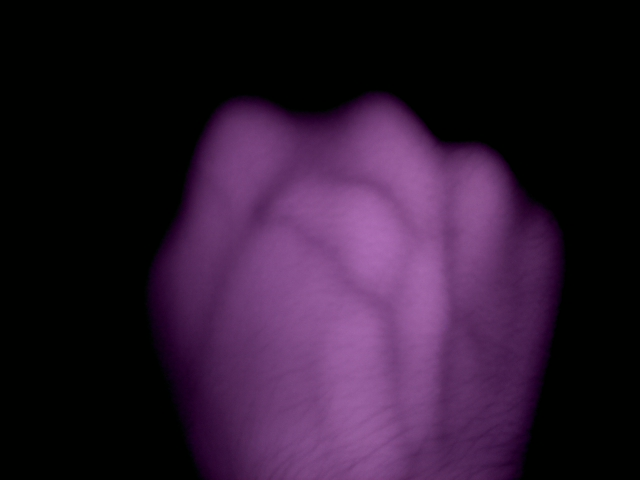
#> input picture 113R3.jpg, 640 x 480 px, given in place of the camera
$ python ueye.py
#> lines starting #> are read from the running program, lines starting #| are printed output that depends on the picture; after the words box and inside, x2 and y2 are one past the last pixel; in counts of white or black regions, pixels touching at a corner belong together
import cv2
import numpy as np
import os
import uuid


cap = cv2.VideoCapture(1)
cap.set(3,1280)
cap.set(4,1024)
cap.set(3, 4)

IMAGE_PATH='E:/BOA/data'
labels=[""]

img_counter = 0


while True:
    ret, frame = cap.read()
#> frame is the input picture: shape (480, 640, 3); mean B, G, R 46.9, 24, 44.4
    roi=frame[:1080,0:1920]
    resize = cv2.resize(frame, (1080,1920))
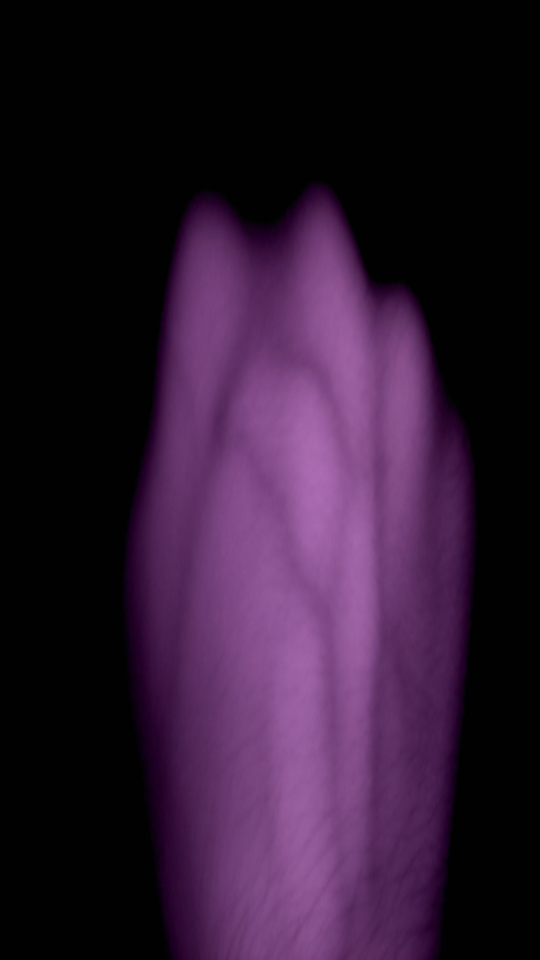
#> resize: shape (1920, 1080, 3) (shown at 1/2 size); mean B, G, R 46.8, 24, 44.3

    gray=cv2.cvtColor(frame,cv2.COLOR_BGR2GRAY)
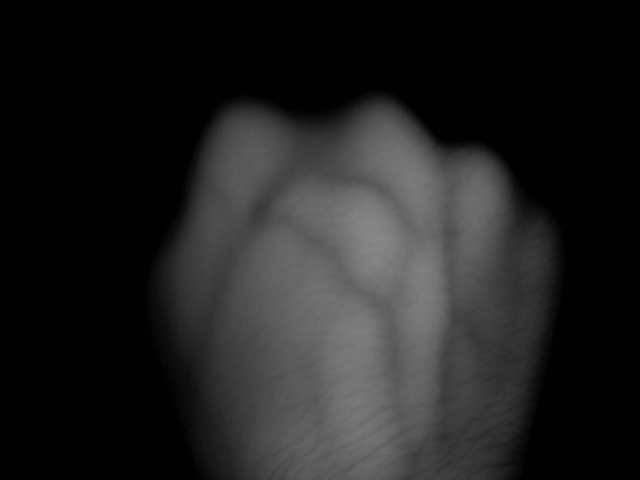
#> gray: shape (480, 640); min 0, max 136, mean 33
    adjusted = cv2.convertScaleAbs(gray, alpha=1, beta=11)
    fil = cv2.bilateralFilter(adjusted, 5, 50, 55)
    blur = cv2.medianBlur(fil, 11)
    img_Th = cv2.adaptiveThreshold(blur, 255, cv2.ADAPTIVE_THRESH_GAUSSIAN_C, cv2.THRESH_BINARY_INV, 33, 1)
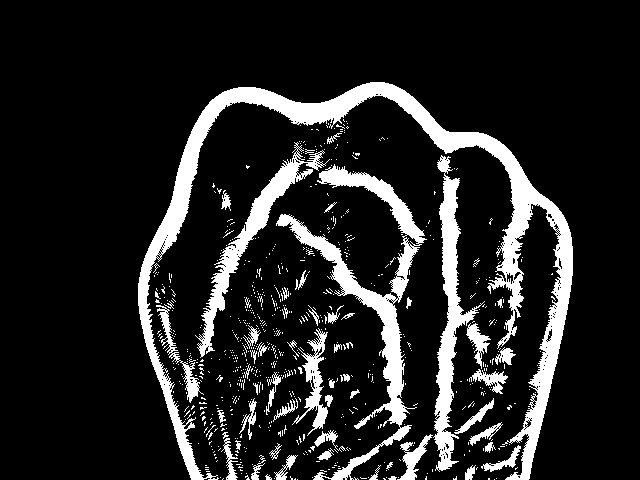
#> img_Th: shape (480, 640); 13.9% white; 716 white regions (658 under 20 px), largest, box (x1, y1, x2, y2) and area: (138, 82, 573, 480) 17988, (276, 164, 427, 480) 7372, (433, 155, 485, 472) 4477
    blur2 = cv2.medianBlur(img_Th, 13)
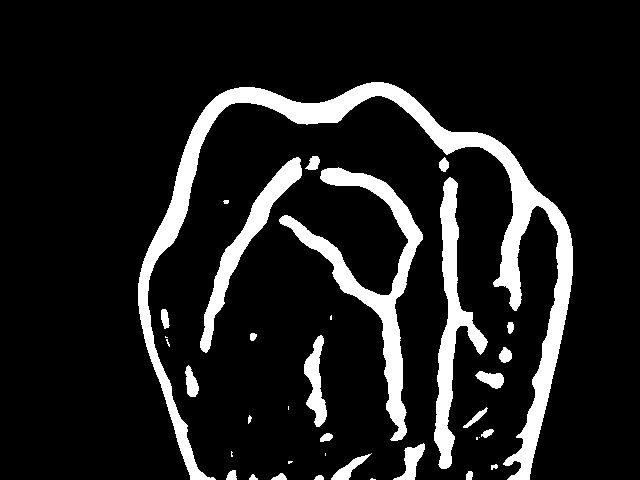
#> blur2: shape (480, 640); 11.9% white; 36 white regions (10 under 20 px), largest, box (x1, y1, x2, y2) and area: (138, 82, 573, 480) 18126, (279, 167, 423, 441) 6716, (434, 177, 488, 469) 4637
    kernel_img = np.ones((5, 5), np.uint8)
    open_img = cv2.morphologyEx(blur2, cv2.MORPH_OPEN, kernel_img)
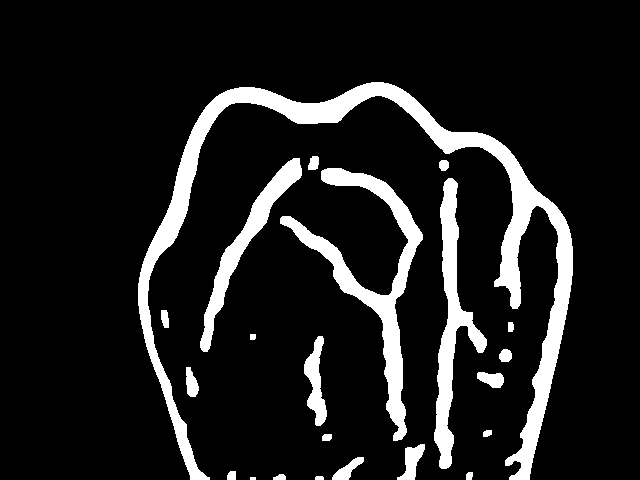
#> open_img: shape (480, 640); 11.7% white; 22 white regions (1 under 20 px), largest, box (x1, y1, x2, y2) and area: (138, 82, 573, 480) 18060, (280, 168, 423, 441) 6689, (434, 178, 487, 469) 4613
    New_image = cv2.cvtColor(open_img, cv2.COLOR_BGR2RGB)
    cv2.imshow("s",New_image)

$ run again, on 143L1.jpg
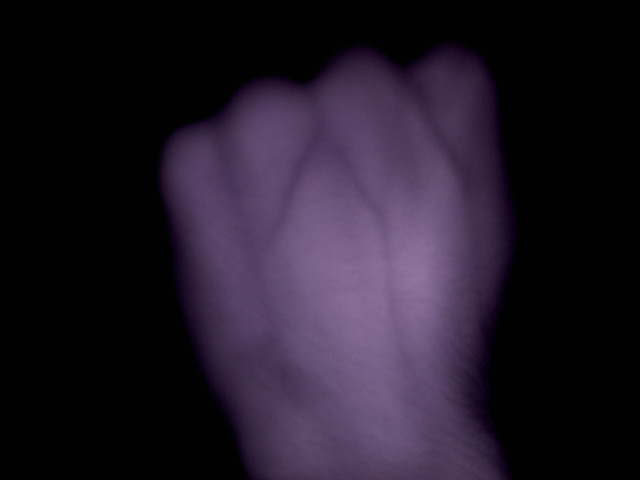
#> input picture 143L1.jpg, 640 x 480 px, given in place of the camera
#> frame is the input picture: shape (480, 640, 3); mean B, G, R 39.1, 25.9, 33.5
#> `img_Th = cv2.adaptiveThreshold(blur, 255, cv2.ADAPTIVE_THRESH_GAUSSIAN..`:
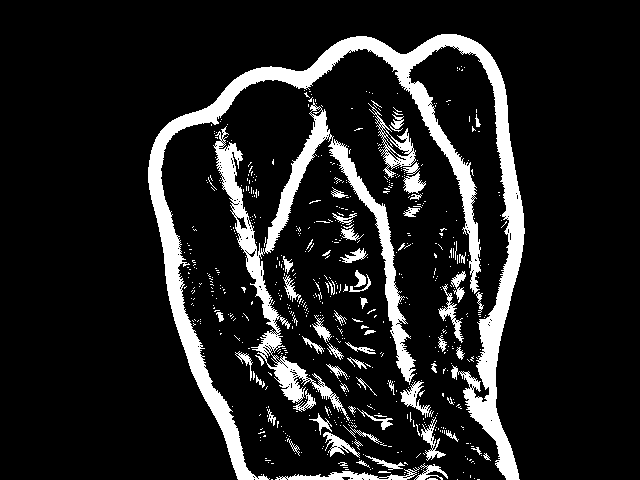
#> img_Th: shape (480, 640); 12.7% white; 648 white regions (583 under 20 px), largest, box (x1, y1, x2, y2) and area: (148, 34, 525, 480) 20713, (213, 99, 416, 421) 9132, (368, 103, 416, 178) 806
#> blur2: shape (480, 640); 10.7% white; 28 white regions (4 under 20 px), largest, box (x1, y1, x2, y2) and area: (148, 34, 524, 480) 20719, (331, 142, 414, 379) 2907, (216, 138, 279, 325) 2521
#> `open_img = cv2.morphologyEx(blur2, cv2.MORPH_OPEN, kernel_img)`:
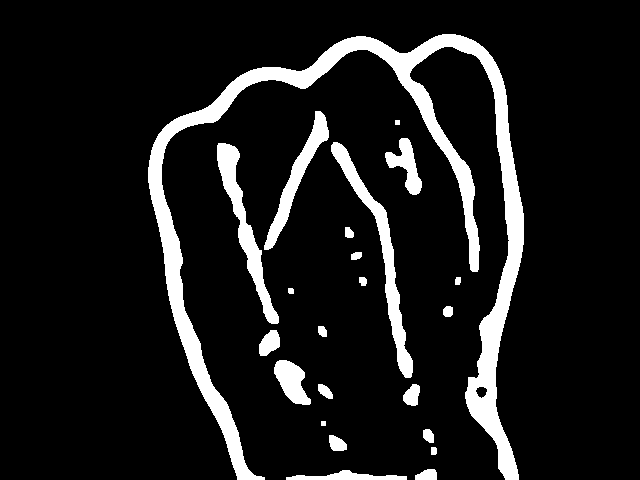
#> open_img: shape (480, 640); 10.5% white; 23 white regions, largest, box (x1, y1, x2, y2) and area: (148, 34, 524, 480) 20684, (331, 142, 413, 378) 2901, (217, 143, 279, 324) 2494

$ run again, on 148L1.jpg
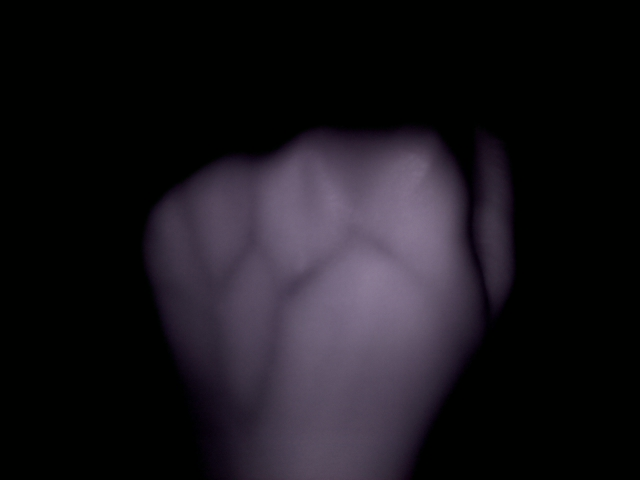
#> input picture 148L1.jpg, 640 x 480 px, given in place of the camera
#> frame is the input picture: shape (480, 640, 3); mean B, G, R 27.3, 21.6, 24.7
#> `img_Th = cv2.adaptiveThreshold(blur, 255, cv2.ADAPTIVE_THRESH_GAUSSIAN..`:
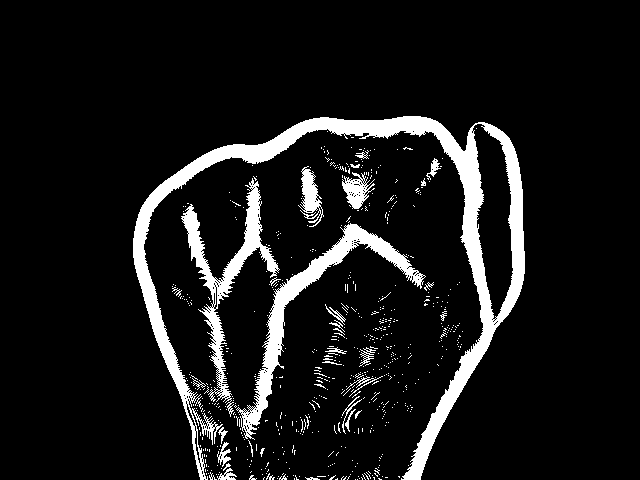
#> img_Th: shape (480, 640); 9.4% white; 639 white regions (605 under 20 px), largest, box (x1, y1, x2, y2) and area: (133, 116, 525, 480) 16209, (236, 223, 426, 440) 4612, (181, 178, 280, 417) 3875
#> blur2: shape (480, 640); 8.3% white; 17 white regions (6 under 20 px), largest, box (x1, y1, x2, y2) and area: (133, 116, 525, 480) 15565, (241, 224, 422, 434) 4581, (183, 185, 277, 300) 2805
#> `open_img = cv2.morphologyEx(blur2, cv2.MORPH_OPEN, kernel_img)`:
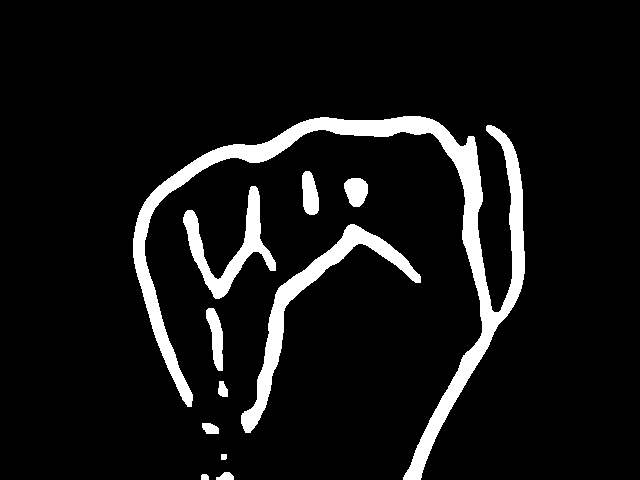
#> open_img: shape (480, 640); 8.2% white; 11 white regions, largest, box (x1, y1, x2, y2) and area: (133, 116, 525, 480) 15553, (241, 224, 421, 433) 4568, (183, 186, 276, 299) 2788
